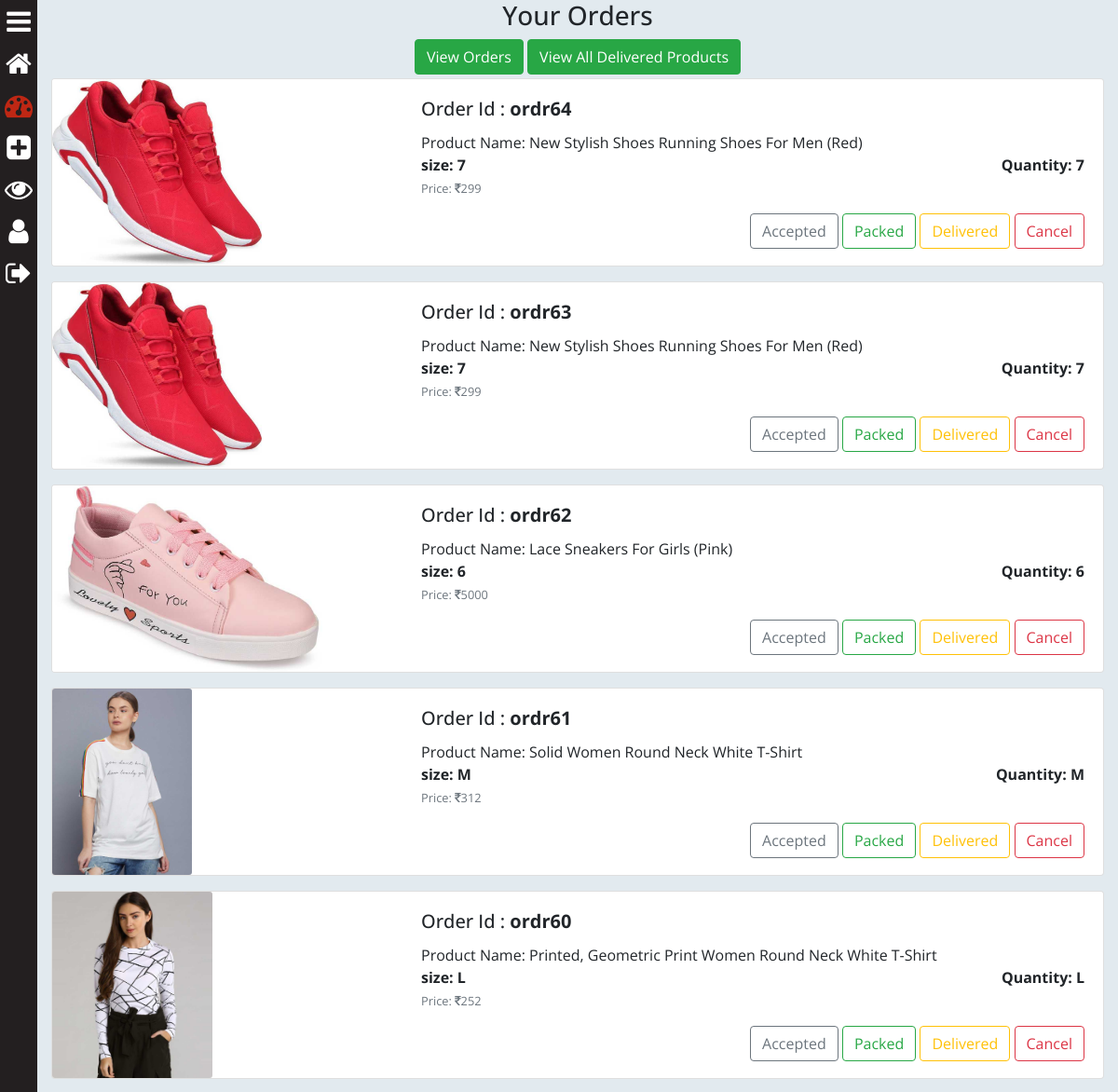
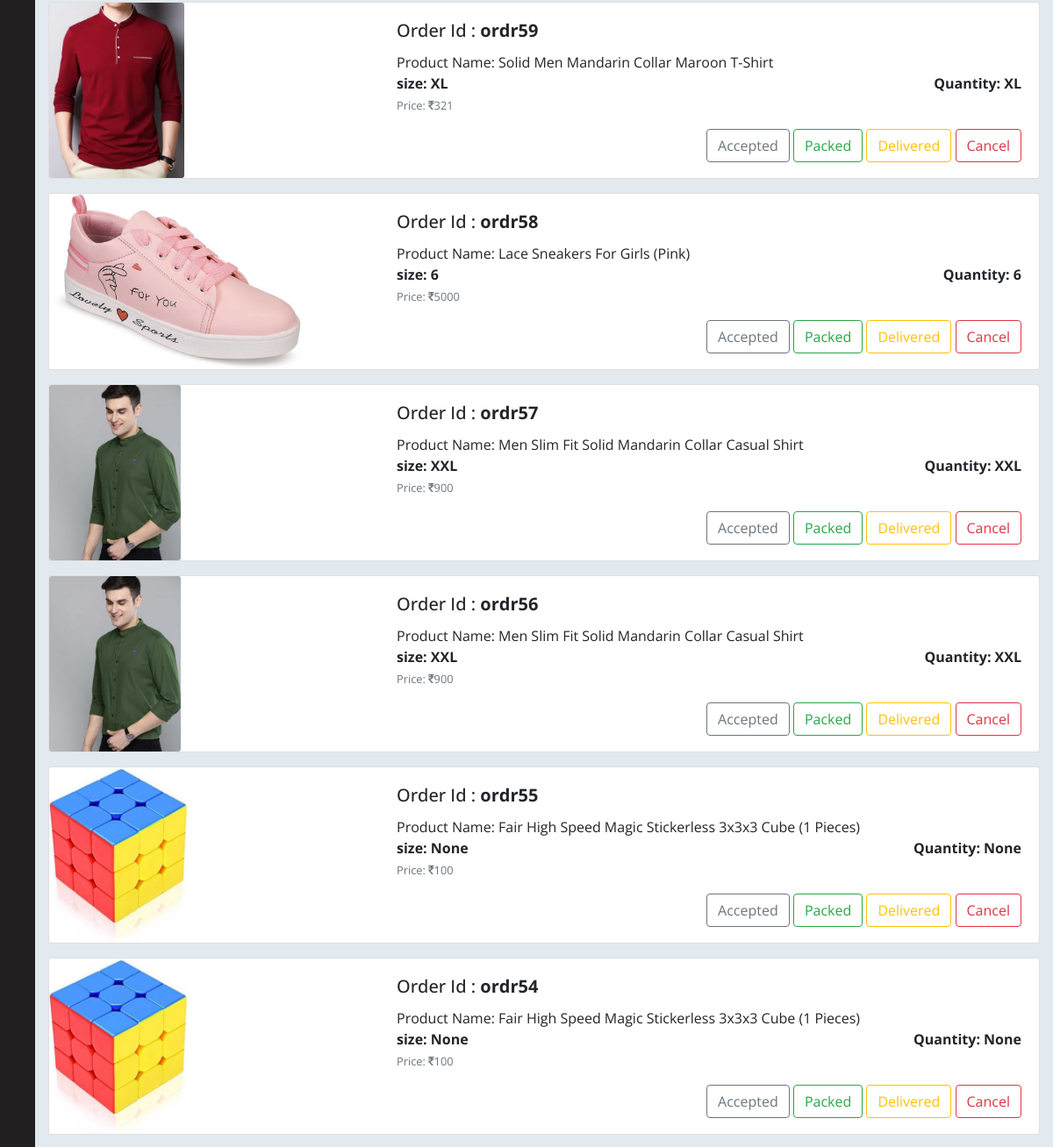
Page /seller/ (signed in, upper part) on the earlier database version (2 pictures, top to bottom).
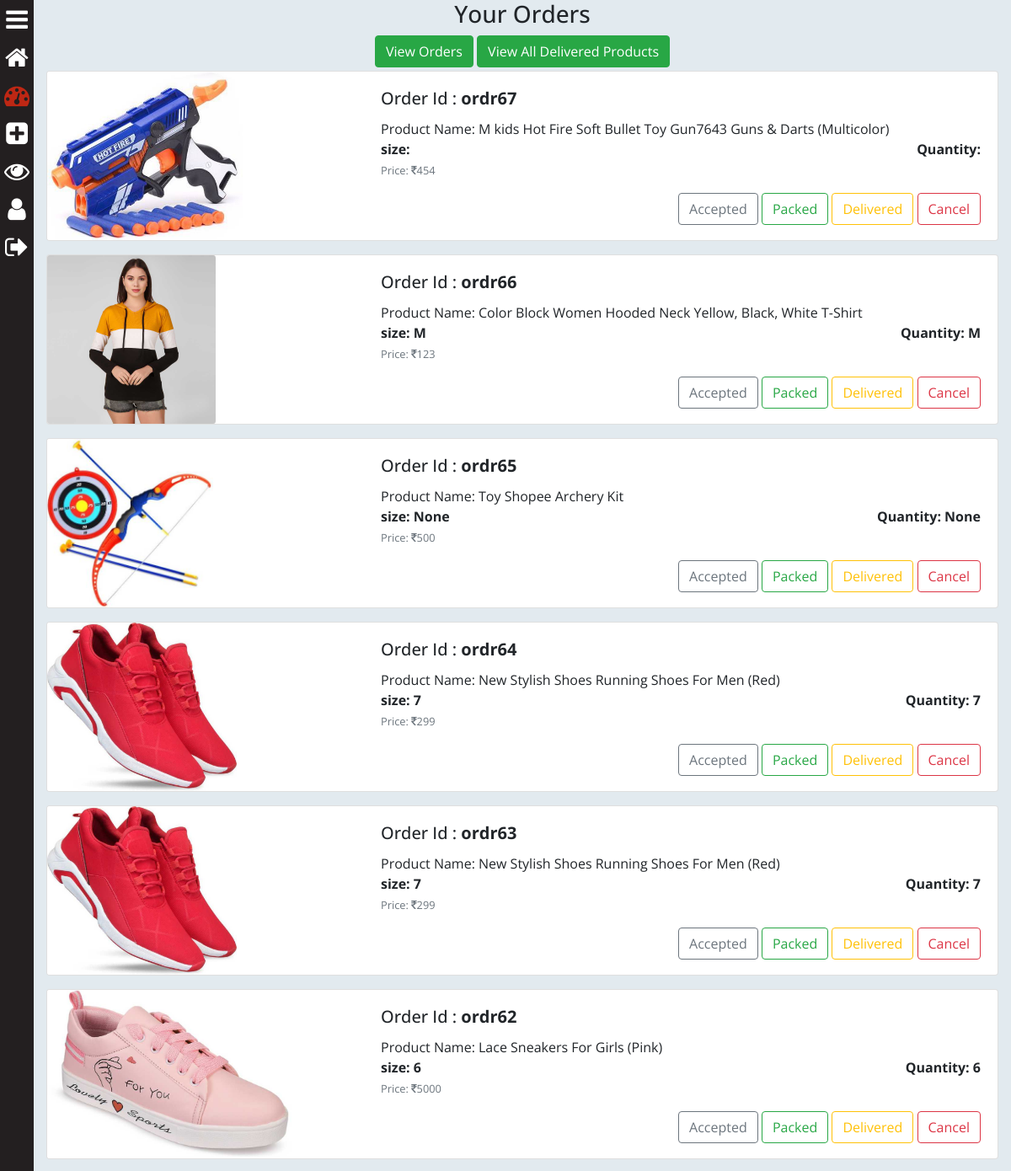
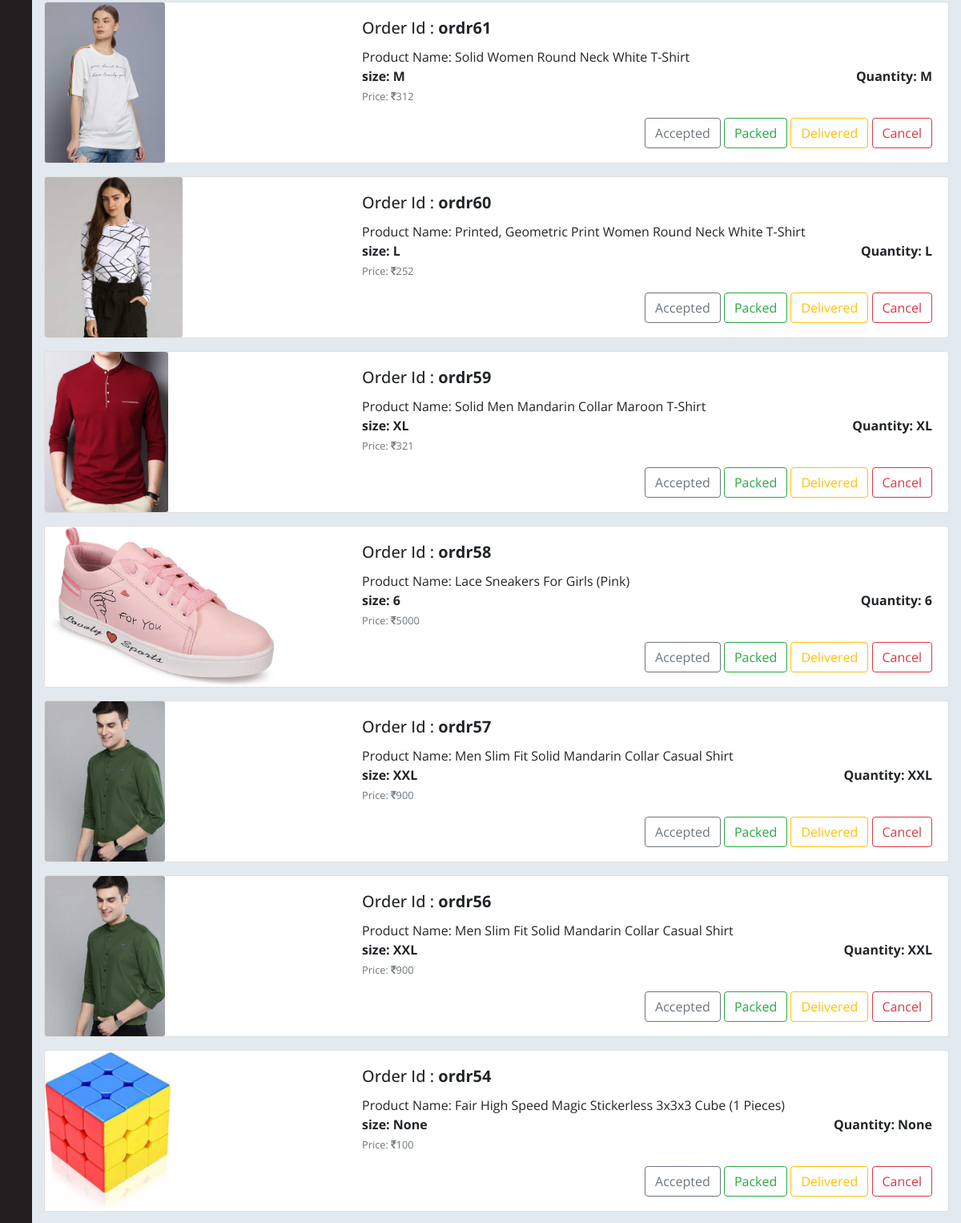
Same page on the later database version (2 pictures, top to bottom).
### saler/models.py (models this page shows, shortened)
class Orders(models.Model):
	STATUS_CHOICES = (("Accepted",'Accepted'),("Packed",'Packed'),("On The Way",'On The Way'),("Delivered",'Delivered'),("Cancel",'Cancel'))
	order_id = models.CharField(max_length=50,default='')
	saler = models.CharField(max_length=100,default='wrappers@admin',)
	user = models.ForeignKey(User, default='', on_delete=models.CASCADE)
	products = models.CharField(max_length=50)
	size = models.CharField(max_length=50,default='',null=True)
	status = models.CharField(max_length=15,choices=STATUS_CHOICES,default='')

class Product(models.Model):
	GST_CHOICES = (("0",'0'),("3",'3'),("5",'5'),("12",'12'),("18",'18'),("28",'28'))
	product_id = models.BigAutoField(primary_key=True)
	product_id2 = models.CharField(max_length=100,default='')
	shop = models.ForeignKey(User, on_delete=models.CASCADE,default='')
	product_name = models.CharField(max_length=100)
	category = models.ForeignKey(category, default="", verbose_name="Category", on_delete=models.SET_DEFAULT, null=True)
	subcategory = models.CharField(max_length=50, default="")
	price = models.IntegerField(default=0)
	price_not = models.IntegerField(default=999)
	desc = models.TextField()
	gst = models.CharField(default='0',max_length=3,choices=GST_CHOICES)
	pub_date = models.DateField(auto_now=True)
	image1 = models.ImageField(upload_to='products/images', default="",null=True)
	image2 = models.ImageField(upload_to='products/images', default="",null=True,blank=True)
	image3 = models.ImageField(upload_to='products/images', default="",null=True,blank=True)
	image4 = models.ImageField(upload_to='products/images', default="",null=True,blank=True)
	image5 = models.ImageField(upload_to='products/images', default="",null=True,blank=True)

### saler/views.py (the view)
# urls.py: path('', views.dashboard, name = 'dashboard'),
@login_required
def dashboard(request):
	if request.user.is_superuser or request.user.is_staff:
		if request.method == 'GET':
			odrr = request.GET.get('odrr')
			st = request.GET.get('st')
			if st == 'Cancel':
				o = Orders.objects.filter(order_id=odrr).first()
				o.status = 'Cancel'
				o.save()
			if st == 'Accepted':
				o = Orders.objects.filter(order_id=odrr).first()
				o.status = 'Accepted'
				o.save()
			if st == 'Packed':
				o = Orders.objects.filter(order_id=odrr).first()
				o.status = 'Packed'
				o.save()
			if st == 'Delivered':
				o = Orders.objects.filter(order_id=odrr).first()
				o.status = 'On The Way'
				o.save()
		ordr = [i for i in Orders.objects.filter(saler=request.user) if i.status != 'Cancel' and i.status != 'On The Way' and i.status != 'Delivered'][::-1]
		params = {
				'orders':ordr,
				'dorders': [i for i in Orders.objects.filter(saler=request.user) if i.status != 'Cancel' and i.status == 'On The Way' or i.status == 'Delivered'][::-1],
				'cart_element_no' : len([p for p in MyCart.objects.all() if p.user == request.user]),
				}
		return render(request, 'saler/dashboard.html', params)
	else:
		return redirect("/")

### saler/templatetags/app_tags.py (called while the page is built)
@register.filter(name='split')
def split(str, key):
    return str.split(key)

@register.filter(name='remfl')
def remfl(str1, key):
	if str1 != '' and key != '':
		return str(str1)[int(key):-int(key)]

@register.filter(name='product')
def product(str1, key):
	if str1.split(key)[0] != '':
		ppp = Product.objects.filter(product_id=str1.split(key)[0]).first()
		return [ppp.product_name,ppp.image1.url,ppp.price]

### saler/templates/saler/dashboard.html (shortened to what this page needs)
{% extends 'saler/base.html' %}
{% load static %}
{% block saler_head %}
<link rel="stylesheet" href="{% static 'saler/css/home_style.css' %}">
{% endblock saler_head %}
{% block saler_body %}
{% load app_tags %}
<div class="container-fluid">
	<h3 style="text-align: center;">Your Orders</h3>
	<div style="text-align: center;" class="pb-1">
	<a href="#" style="text-align: center;" class="btn btn-success" onclick="document.getElementById('odrs').style.display='block'; document.getElementById('dodrs').style.display='none';">View Orders</a>
	<a href="#" style="text-align: center;" class="btn btn-success" onclick="document.getElementById('odrs').style.display='none'; document.getElementById('dodrs').style.display='block';">View All Delivered Products</a>
	</div>
	<div id="odrs">
	{% for ord in orders %}
	<div class="card mb-3" >
	  <div class="row no-gutters">
	    <div class="col-md-4">
	    	 {% for item in ord.products|split:',' %}
	        {% if item|product:'|'|slice:'0:1'|remfl:'2'%}
	      <img src="{{item|product:'|'|slice:'1:2'|remfl:'2'}}" class="card-img" alt="..." style="max-height: 200px; width: auto;">
	      	{% endif %}
	      	{% endfor %}
	    </div>
	    <div class="col-md-8">
	      <div class="card-body">
	        <h5 class="card-title">Order Id : <strong>{{ord.order_id}}</strong></h5>
	        {% for item in ord.products|split:',' %}
	        {% if item|product:'|'|slice:'0:1'|remfl:'2'%}
	        <p class="card-text m-0">Product Name: {{item|product:'|'|slice:'0:1'|remfl:'2'}}</p>
	        {% endif %}
	      	{% endfor %}
	        <p class="card-text m-0"><b>size: {{ord.size}}</b> <b style="float: right;">Quantity: {{ord.size}}</b></p>
	         {% for item in ord.products|split:',' %}
	        {% if item|product:'|'|slice:'0:1'|remfl:'2'%}
	        <p class="card-text"><small class="text-muted">Price: <i class="fa fa-inr" aria-hidden="true"></i>{{item|product:'|'|slice:'2:3'|remfl:'1'}}</small></p>
	         {% endif %}
	      	{% endfor %}
	        <div style="float: right;">
	        	{% if ord.status in '' %}
	        	<form style="display: inline;">
		        	<button type="submit" class="btn btn-outline-secondary">Accepted</button>
		        </form>
				{% endif %}
		        {% if ord.status != 'Packed' and ord.status != 'Delivered' %}
		        <form style="display: inline;">
					<button type="submit" class="btn btn-outline-success">Packed</button>
				</form>
				{% endif %}
		        {% if ord.status != 'Delivered' %}
		        <form style="display: inline;">
					<button type="submit" class="btn btn-outline-warning">Delivered</button>
				</form>
				{% endif %}
				<form style="display: inline;">
					<button type="submit" class="btn btn-outline-danger">Cancel</button>
				</form>
			</div>
	      </div>
	    </div>
	  </div>
	</div>
	{% endfor %}
	</div>
</div>
{% endblock saler_body %}

Differences in the rows shown:
no longer on this page (row edited): Orders: price (picture), order_id "ordr55", products "Fair High Speed Magic Stickerless 3x3x3 Cube (1 Pieces)", size "None", products "20|1," (drawn), products "100"
added Orders: price (picture), order_id "ordr67", products "36|5," (drawn)
now on this page (row unchanged): Product: products "M kids Hot Fire Soft Bullet Toy Gun7643 Guns & Darts (Multicolor)", products "454"
added Orders: price (picture), order_id "ordr66", size "M", products "29|3," (drawn)
now on this page (row unchanged): Product: products "Color Block Women Hooded Neck Yellow, Black, White T-Shirt", products "123"
added Orders: price (picture), order_id "ordr65", size "None", products "38|1," (drawn)
now on this page (row unchanged): Product: products "Toy Shopee Archery Kit", products "500"
